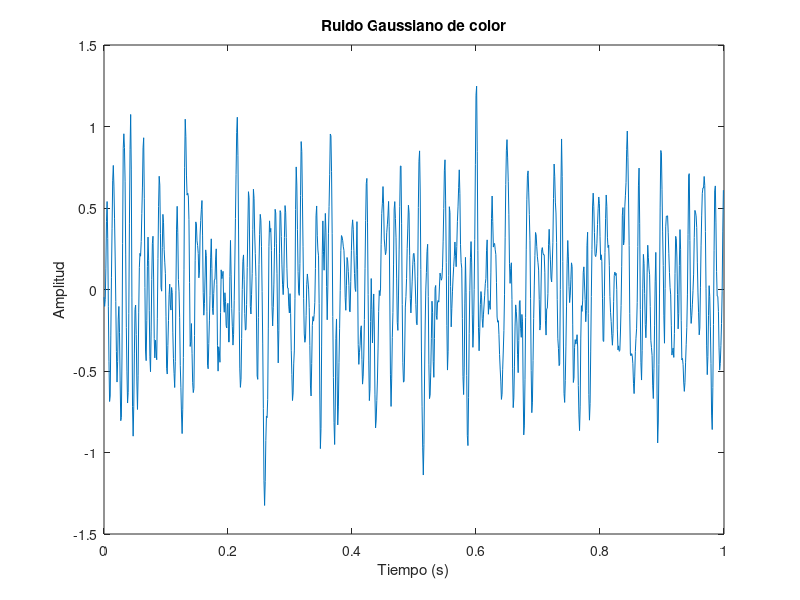
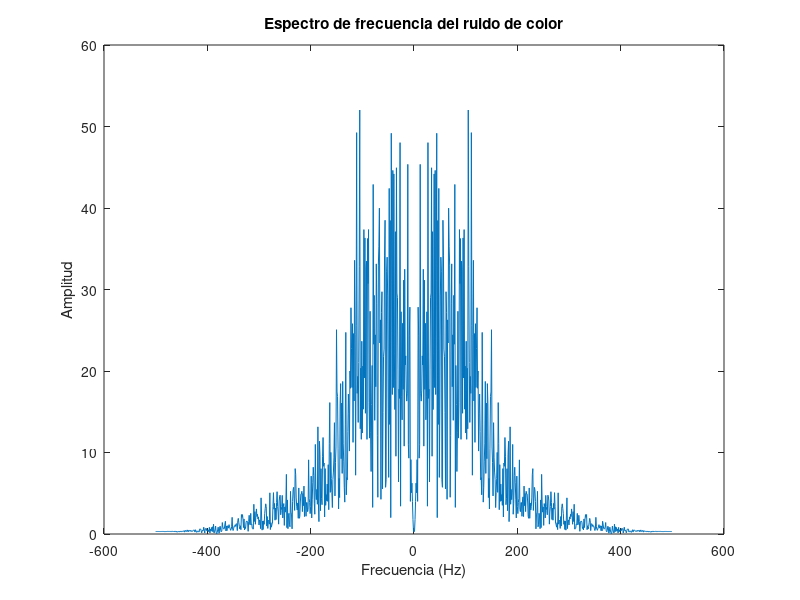
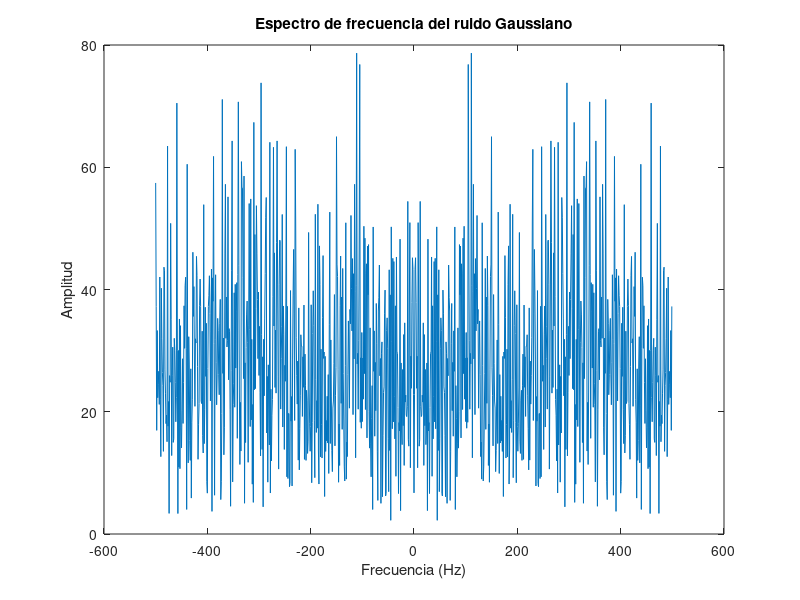

Write the MATLAB code that produced these figures, in order.
clc, clear;
% Parámetros de la simulación
fs = 1000;              % Frecuencia de muestreo (Hz)
dur = 1;                % Duración de la señal (segundos)
fLow = 10;              % Frecuencia de corte baja (Hz)
fHigh = 100;            % Frecuencia de corte alta (Hz)

% Generación de ruido blanco
numSamples = fs * dur;
whiteNoise = randn(1, numSamples);

% Filtro pasabajos
[b, a] = butter(2, fHigh / (fs/2), 'low');
filteredNoise = filter(b, a, whiteNoise);

% Filtro pasaaltos
[b, a] = butter(2, fLow / (fs/2), 'high');
coloredNoise = filter(b, a, filteredNoise);

% Gráfico del ruido Gaussiano de color
figure(1)
time = (0:numSamples-1) / fs;
plot(time, coloredNoise);
xlabel('Tiempo (s)');
ylabel('Amplitud');
title('Ruido Gaussiano de color');

% Reproducir el sonido del ruido Gaussiano de color
%soundsc(coloredNoise, fs);

% Cálculo de la transformada de Fourier del ruido de color
fftColoredNoise = fftshift(fft(coloredNoise));
freq = (-fs/2 : fs/numSamples : fs/2 - fs/numSamples);

% Gráfico en frecuencia del ruido de color
figure(2)
plot(freq, abs(fftColoredNoise));
xlabel('Frecuencia (Hz)');
ylabel('Amplitud');
title('Espectro de frecuencia del ruido de color');

% Cálculo de la transformada de Fourier del ruido Gaussiano
fftGaussianNoise = fftshift(fft(whiteNoise));
freq_g = (-fs/2 : fs/numSamples : fs/2 - fs/numSamples);

% Gráfico en frecuencia del ruido de color
figure(3)
plot(freq_g, abs(fftGaussianNoise));
xlabel('Frecuencia (Hz)');
ylabel('Amplitud');
title('Espectro de frecuencia del ruido Gaussiano');
